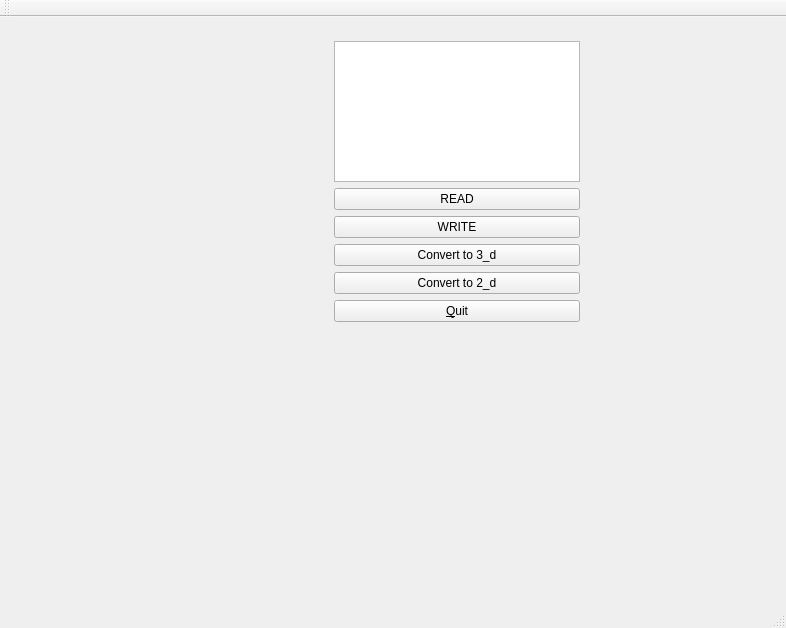
<?xml version="1.0" encoding="UTF-8"?>
<ui version="4.0">
 <class>MainWindow</class>
 <widget class="QMainWindow" name="MainWindow">
  <property name="windowModality">
   <enum>Qt::ApplicationModal</enum>
  </property>
  <property name="geometry">
   <rect>
    <x>0</x>
    <y>0</y>
    <width>786</width>
    <height>628</height>
   </rect>
  </property>
  <property name="windowTitle">
   <string>MainWindow</string>
  </property>
  <widget class="QWidget" name="centralWidget">
   <widget class="GLWidget" name="widget" native="true">
    <property name="geometry">
     <rect>
      <x>0</x>
      <y>0</y>
      <width>311</width>
      <height>331</height>
     </rect>
    </property>
   </widget>
   <widget class="QWidget" name="layoutWidget">
    <property name="geometry">
     <rect>
      <x>323</x>
      <y>13</y>
      <width>268</width>
      <height>303</height>
     </rect>
    </property>
    <layout class="QVBoxLayout" name="verticalLayout">
     <item>
      <widget class="QPlainTextEdit" name="plainTextEdit"/>
     </item>
     <item>
      <widget class="QPushButton" name="pushButton_3">
       <property name="text">
        <string>READ</string>
       </property>
      </widget>
     </item>
     <item>
      <widget class="QPushButton" name="pushButton_2">
       <property name="text">
        <string>WRITE</string>
       </property>
      </widget>
     </item>
     <item>
      <widget class="QPushButton" name="pushButton_5">
       <property name="text">
        <string>Convert to 3_d</string>
       </property>
      </widget>
     </item>
     <item>
      <widget class="QPushButton" name="pushButton_4">
       <property name="text">
        <string>Convert to 2_d</string>
       </property>
      </widget>
     </item>
     <item>
      <widget class="QPushButton" name="pushButton">
       <property name="text">
        <string>&amp;Quit</string>
       </property>
      </widget>
     </item>
    </layout>
   </widget>
  </widget>
  <widget class="QMenuBar" name="menuBar">
   <property name="geometry">
    <rect>
     <x>0</x>
     <y>0</y>
     <width>786</width>
     <height>22</height>
    </rect>
   </property>
  </widget>
  <widget class="QToolBar" name="mainToolBar">
   <attribute name="toolBarArea">
    <enum>TopToolBarArea</enum>
   </attribute>
   <attribute name="toolBarBreak">
    <bool>false</bool>
   </attribute>
  </widget>
  <widget class="QStatusBar" name="statusBar"/>
 </widget>
 <layoutdefault spacing="6" margin="11"/>
 <customwidgets>
  <customwidget>
   <class>GLWidget</class>
   <extends>QWidget</extends>
   <header>glwidget.h</header>
   <container>1</container>
  </customwidget>
 </customwidgets>
 <resources/>
 <connections>
  <connection>
   <sender>pushButton</sender>
   <signal>clicked()</signal>
   <receiver>MainWindow</receiver>
   <slot>close()</slot>
   <hints>
    <hint type="sourcelabel">
     <x>423</x>
     <y>167</y>
    </hint>
    <hint type="destinationlabel">
     <x>347</x>
     <y>120</y>
    </hint>
   </hints>
  </connection>
 </connections>
</ui>
